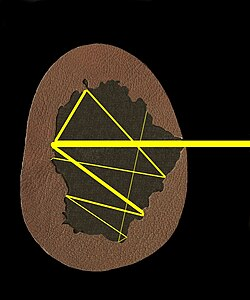
#> input picture books/book_445/images/image12.jpeg, 250 x 300 px; its folder holds only this picture in this run
$ python -i asset_resolver.py   (imports and definitions only)
#> lines starting #> are read from the running program, lines starting #| are printed output that depends on the picture
from __future__ import annotations

import hashlib
import math
import re
import shutil
import zipfile
from dataclasses import dataclass
from pathlib import Path
from typing import Any, Iterable

from lxml import etree
from PIL import Image, ImageOps

RASTER_EXTENSIONS = {".png", ".jpg", ".jpeg", ".webp", ".bmp", ".tif", ".tiff"}
SVG_EXTENSION = ".svg"
_MATHPIX_GEOMETRY_RE = re.compile(r"-(\d{3})_(\d+)_(\d+)_(\d+)_(\d+)$")


@dataclass(frozen=True)
class AssetRecord:
    path: Path
    source: str
    sha256: str
    width: int
    height: int
    ahash: int
    thumbnail: bytes
    ink_ratio: float
    hash_bits: int = 256
    coordinate_page: int | None = None
    coordinate_bbox_px: tuple[int, int, int, int] | None = None
    vector_path: Path | None = None

    @property
    def aspect(self) -> float:
        return self.width / max(1, self.height)

    # [16 lines left out: functions occurrence_key, _sha256, not called in this run]


def _image_metrics(path: Path) -> tuple[int, int, int, bytes, float]:
    with Image.open(path) as image:
#> image is the input picture: PIL image 250x300 RGB; mean R, G, B 41.4, 33.3, 20.3
        image = ImageOps.exif_transpose(image).convert("L")
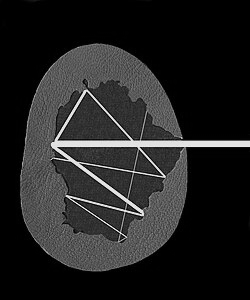
#> image: PIL image 250x300 L; min 0, max 244, mean 34.2
        width, height = image.size
#> width = 250; height = 300
        normalized = ImageOps.autocontrast(image.resize((32, 32), Image.Resampling.LANCZOS))
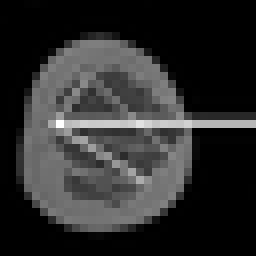
#> normalized: PIL image 32x32 L (shown 8 times larger); min 0, max 255, mean 45
        thumb_bytes = normalized.tobytes()
        small = normalized.resize((16, 16), Image.Resampling.LANCZOS)
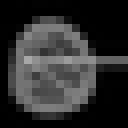
#> small: PIL image 16x16 L (shown 8 times larger); min 0, max 167, mean 45.7
        pixels = list(small.getdata())
#> pixels = 256 values, max 167 at index 115, min 0 at index 0, mean 45.75
        average = sum(pixels) / max(1, len(pixels))
#> average = 45.75
        bits = 0
        for value in pixels:
            bits = (bits << 1) | int(value >= average)
#> this loop made 256 passes
#> (value, bits) on passes 2 to 4: (0, 0), (1, 0), (0, 0)
#> after the loop, bits = 737237063525974880349327857220907642124726745581654055103747850240
        ink_ratio = sum(value < 235 for value in thumb_bytes) / max(1, len(thumb_bytes))
#> ink_ratio = 0.999
        return int(width), int(height), bits, thumb_bytes, float(ink_ratio)


# [89 lines left out: functions _safe_copy, _parse_mathpix_geometry, _extract_docx_media_and_svg_pairs, not called in this run]


def extract_docx_raster_assets(docx_path: Path, target_dir: Path) -> list[Path]:
    paths, _ = _extract_docx_media_and_svg_pairs(docx_path, target_dir)
    return paths


# [58 lines left out: functions _iter_raster_files, build_asset_catalog, not called in this run]


def _hamming(a: int, b: int) -> int:
    return int((a ^ b).bit_count())


def _area(box: tuple[float, float, float, float] | list[float]) -> float:
    return max(0.0, float(box[2]) - float(box[0])) * max(0.0, float(box[3]) - float(box[1]))


# [196 lines left out: functions _intersection, _record_bbox_pt, match_positioned_asset, match_image_asset, materialize_asset, not called in this run]

>>> result = _image_metrics('../../../books/book_445/images/image12.jpeg')
#> result = 5 items

$ run again, on books/book_445/images/image24.jpeg
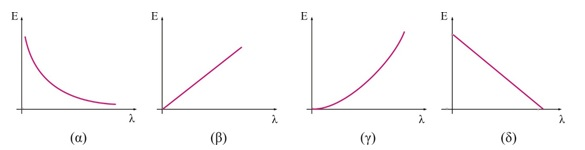
#> input picture books/book_445/images/image24.jpeg, 585 x 150 px
#> in _image_metrics, image is the input picture: PIL image 585x150 RGB; mean R, G, B 251.4, 250.5, 251
#> image: PIL image 585x150 L
#> in _image_metrics, `normalized = ImageOps.autocontrast(image.resize((32, 32), Image.Resamp..`:
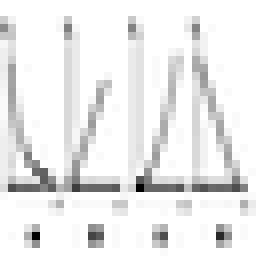
#> normalized: PIL image 32x32 L (shown 8 times larger); min 0, max 255, mean 235.3
#> in _image_metrics, `small = normalized.resize((16, 16), Image.Resampling.LANCZOS)`:
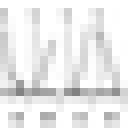
#> small: PIL image 16x16 L (shown 8 times larger); min 130, max 255, mean 233.9
#> pixels = 256 values, max 255 at index 0, min 130 at index 185, mean 233.9
#> average = 233.9
#> the loop in _image_metrics, `for value in pixels:` made 256 passes
#> (value, bits) on passes 1 to 3: (255, 1), (255, 3), (255, 7)
#> after the loop in _image_metrics, `for value in pixels:`: bits = 115791146918881647654959336659101866958175532093900879461526453383272173509017
#> ink_ratio = 0.282
#> result = 5 items

$ run again, on books/book_445/images/image25.jpeg
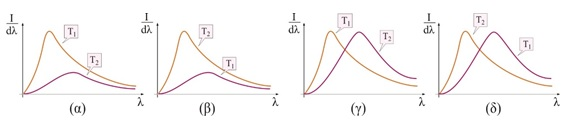
#> input picture books/book_445/images/image25.jpeg, 571 x 133 px
#> in _image_metrics, image is the input picture: PIL image 571x133 RGB; mean R, G, B 249.9, 248.5, 248.2
#> in _image_metrics, `image = ImageOps.exif_transpose(image).convert("L")`:
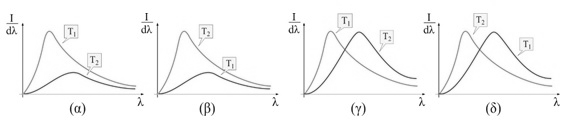
#> image: PIL image 571x133 L; min 24, max 255, mean 248.9
#> in _image_metrics, `small = normalized.resize((16, 16), Image.Resampling.LANCZOS)`:
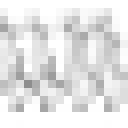
#> small: PIL image 16x16 L (shown 8 times larger); min 142, max 255, mean 228.3
#> pixels = 256 values, max 255 at index 0, min 142 at index 163, mean 228.3
#> average = 228.3
#> the loop in _image_metrics, `for value in pixels:` made 256 passes
#> (value, bits) on passes 1 to 3: (255, 1), (255, 3), (255, 7)
#> after the loop in _image_metrics, `for value in pixels:`: bits = 115792089222909396488195978394402611393206657428768019947708035733855483723775
#> ink_ratio = 0.382
#> result = 5 items

$ run again, on books/book_445/images/image52.jpeg
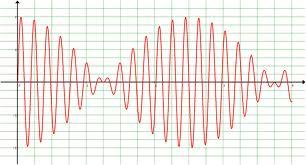
#> input picture books/book_445/images/image52.jpeg, 306 x 165 px
#> in _image_metrics, image is the input picture: PIL image 306x165 RGB; mean R, G, B 238.9, 233.8, 229.9
#> in _image_metrics, `image = ImageOps.exif_transpose(image).convert("L")`:
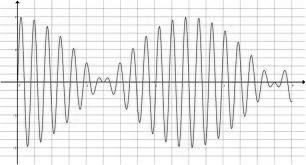
#> image: PIL image 306x165 L; min 0, max 255, mean 234.9
#> in _image_metrics, `small = normalized.resize((16, 16), Image.Resampling.LANCZOS)`:
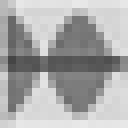
#> small: PIL image 16x16 L (shown 8 times larger); min 69, max 233, mean 169.7
#> pixels = 256 values, max 233 at index 250, min 69 at index 113, mean 169.7
#> average = 169.7
#> the loop in _image_metrics, `for value in pixels:` made 256 passes
#> (value, bits) on passes 1 to 3: (186, 1), (203, 3), (231, 7)
#> after the loop in _image_metrics, `for value in pixels:`: bits = 115792089217003931389508205250029573420900460154441794706652158585646767669247
#> ink_ratio = 0.927
#> result = 5 items
